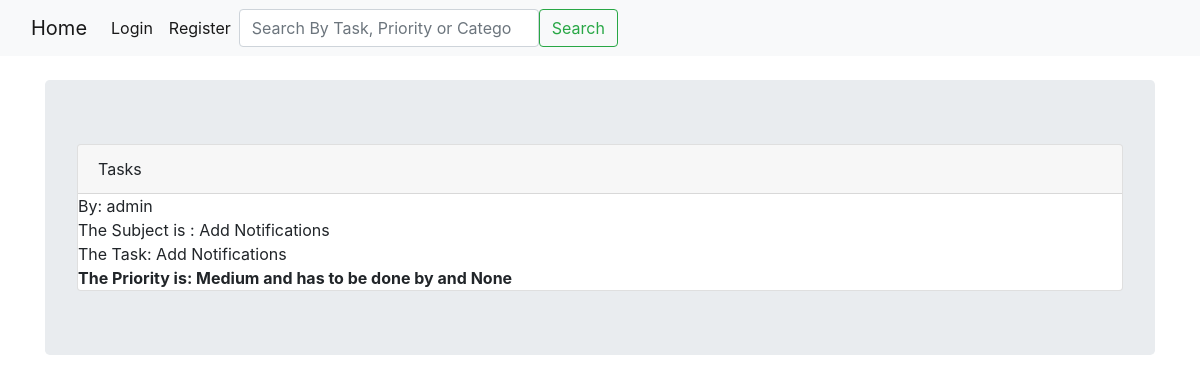
Page /show_todo_list/13 on the committed database.
### ToDo_App/models.py (models this page shows, shortened)
class Todo(models.Model):  # default is id in every table!
    priority_choices = [
        ('High', 'High'),
        ('Medium', 'Medium'),
        ('low', 'low'),
    ]
    category_choices = [
        ('Work', 'Work'),
        ('Personal', 'Personal'),
        ('Fitness','Fitness')
    ]
    author = models.ForeignKey(User, on_delete=models.CASCADE, null=True)
    title = models.CharField(max_length=30, null=True)
    description = models.TextField(max_length=255, null=True)
    priority = models.CharField(choices=priority_choices, null=True, max_length=10)
    due_date_day = models.DateField(null=True, blank=True)
    is_completed = models.BooleanField(default=False)
    reminded_time = models.TimeField(null=True, blank=True)
    category = models.CharField(null=True,choices=category_choices, max_length=255)

### ToDo_App/views.py (the view)
# urls.py: path('show_todo_list/<int:pk>', ShowToDoView.as_view(), name='Show_To_Do_list'),
class ShowToDoView(DetailView):
    model = Todo
    fields = '__all__'
    template_name = 'Show_To_Do_List.html'

### templates/Show_To_Do_List.html (shortened to what this page needs)
{% extends 'base.html' %}
{% block content %}
            By:  {{ todo.author }} <br/>
            The Subject is : {{ todo.title }} <br/>
            The Task: {{ todo.description }}<br/>
            <strong> The Priority is:
                {{ todo.priority }}
                and has to be done by
                and {{ todo.due_date_day }}</strong>
{% endblock %}

### rows in the picture
Todo: author "admin", title "Add Notifications", description "Add Notifications", priority "Medium", due_date_day "None"
